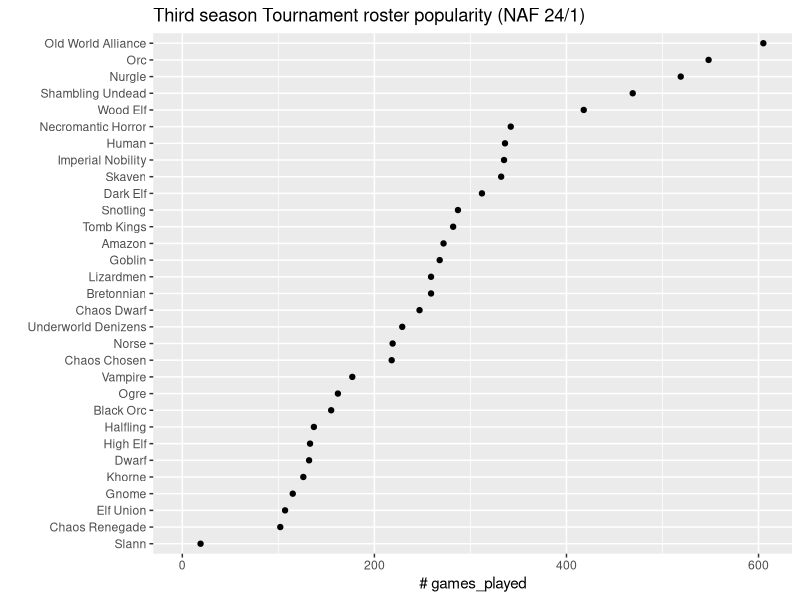

The R source for this figure:
## ---- chunk 1
library(tidyverse)
naf_bb2025 <- read.csv2("NAF_BB2025_260124.csv")

gp <- ggplot(naf_bb2025, aes(x = reorder(race, games_played) ,y = games_played)) +
  geom_point() +
  expand_limits(y = 0) +
  coord_flip() +
  ylab("# games_played") +
  xlab("") +
  ggtitle("Third season Tournament roster popularity (NAF 24/1)")
gp
